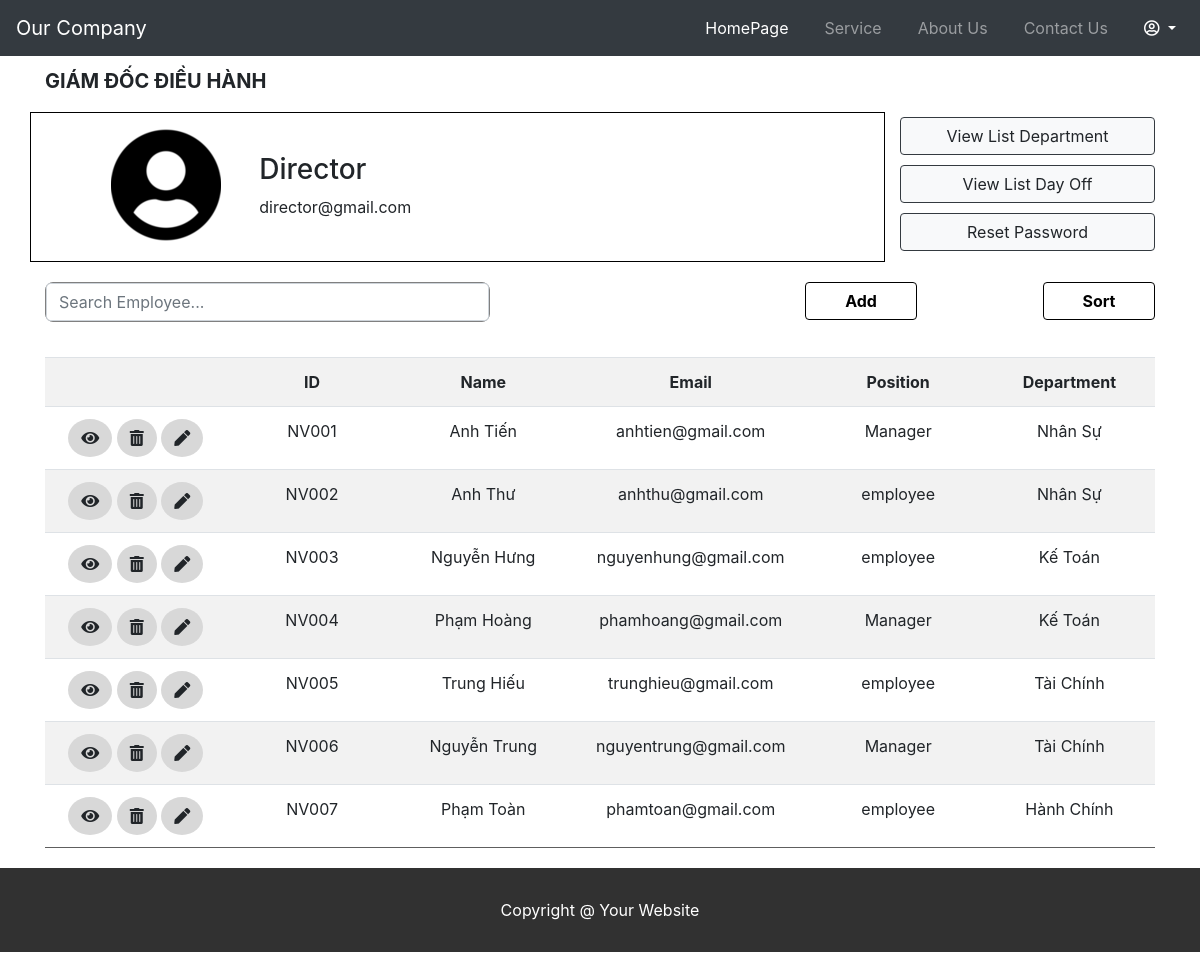
The app's page /giamdoc/giamdoc1.php (signed in), older data.
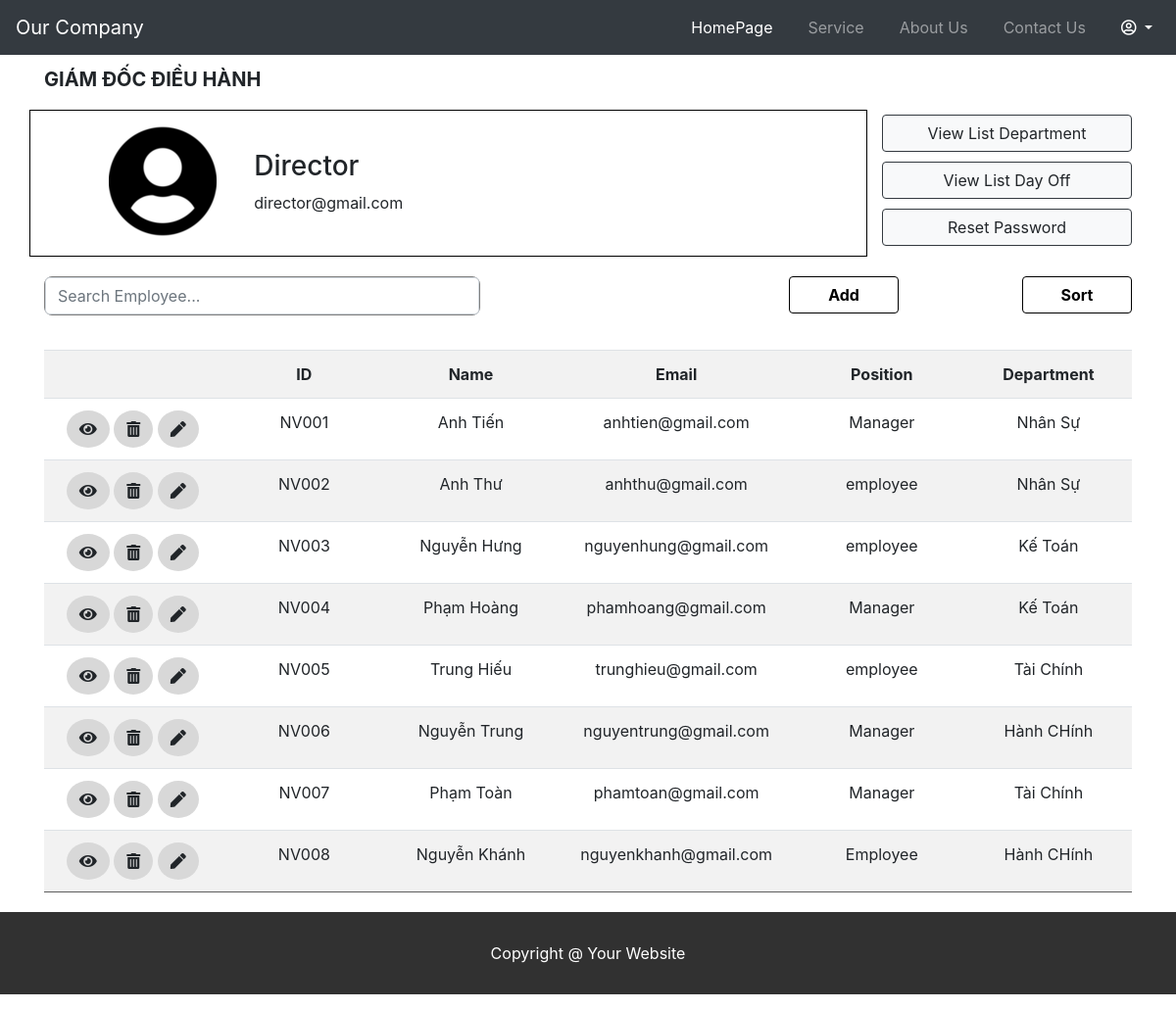
The same page, newer data.
### tables this page shows
CREATE TABLE `employee` (
  `idnv` varchar(50) NOT NULL,
  `name` varchar(255) NOT NULL,
  `username` varchar(255) DEFAULT NULL,
  `position` varchar(255) DEFAULT NULL,
  `department` varchar(255) DEFAULT NULL,
  `id_department` varchar(50) DEFAULT NULL,
  `email` varchar(255) DEFAULT NULL,
  `phone` varchar(255) DEFAULT NULL,
  `indentity` varchar(255) DEFAULT NULL,
  `gender` varchar(255) DEFAULT NULL,
  `image` varchar(255) DEFAULT NULL,
  `password` varchar(255) DEFAULT NULL,
  `role` varchar(50) DEFAULT NULL
);

### db.php (called while the page is built, shortened)
<?php
    function open_database() {
        $conn = new mysqli(HOST, USER, PASSWORD, DB);
        return $conn;
    }
	function get_employee(){
        $sql = "SELECT * FROM employee";
        $conn = open_database();
        $result = $conn->query($sql);
        $data = array();
        while (($row = $result->fetch_assoc())){
            $data[] = $row;
        }
        return array('code'=>0, 'data'=>$data);
    }
?>

### giamdoc/giamdoc1.php (the view, shortened to what the changed rows need)
<?php
	require_once('../db.php');
?>
<!DOCTYPE html>
<html lang="en">
<head>
	<link rel="stylesheet" href="https://maxcdn.bootstrapcdn.com/bootstrap/4.5.2/css/bootstrap.min.css">
	<link rel="stylesheet" href="https://cdnjs.cloudflare.com/ajax/libs/font-awesome/5.15.1/css/all.min.css" />
	<link rel="stylesheet" href="../style.css">
</head>
<?php
    $tentk = '';
?>
<body>
    <div class="container">
		<div style="overflow-x:auto;">
			<table cellpadding="10" cellspacing="10" border="0" style="border-collapse: collapse; margin: auto" class="table table-striped">
				<?php
					if(isset($_POST['search']))
					{
						$temp = $_POST['search'];
						$result = search_employee($temp);
					}
					else if(isset($_POST['asc']))
					{
						$result = sort_by_az_employee();
					}
					else if(isset($_POST['desc']))
					{
						$result = sort_by_za_employee();
					}
					else{
						$result = get_employee();
					}
					$data = $result['data'];
					foreach ($data as $item){
						$idnv = $item['idnv'];
						$name = $item['name'];
						$username = $item['username'];
						$position = $item['position'];
						$email =  $item['email'];
						$department = $item['department'];
						$id_department = $item['id_department'];
						$phone = $item['phone'];
						$indentity = $item['indentity'];
						$gender = $item['gender'];
				?>
						<tr class="item">
							<td>
								<a href="#" class="btn viewEmployee" style="border-radius: 70%; background-color: #D8D8D8" data-toggle="modal" data-target="#info-modal" data-id="<?=$idnv?>" data-name="<?=$name?>" data-tentk="<?=$username?>" data-position="<?=$position?>" data-department="<?=$department?>" data-iddepartment="<?=$id_department?>" data-email="<?=$email?>" data-phone="<?=$phone?>" data-indentity="<?=$indentity?>" data-gender="<?=$gender?>">
									<span><i class="fas fa-eye"></i></span>
								</a>
								<a href="#" class="btn deleteEmployee" style="border-radius: 70%; background-color: #D8D8D8" data-toggle="modal" data-target="#delete-modal" data-id="<?=$idnv?>" data-name="<?=$name?>" data-tentk="<?=$tentk?>" data-position="<?=$position?>" data-department="<?=$department?>">
									<span><i class="fas fa-trash-alt"></i></span>
								</a>
								<a href="#" class="btn editEmployee" style="border-radius: 70%; background-color: #D8D8D8" data-toggle="modal" data-target="#update-modal" data-id="<?=$idnv?>" data-name="<?=$name?>" data-tentk="<?=$username?>" data-position="<?=$position?>" data-department="<?=$department?>" data-iddepartment="<?=$id_department?>" data-email="<?=$email?>" data-phone="<?=$phone?>" data-indentity="<?=$indentity?>" data-gender="<?=$gender?>">
									<span><i class="fas fa-pen"></i></span>
								</a>
							</td>
							<td><?=$idnv?></td>
							<td><?=$name?></td>
							<td><?=$email?></td>
							<td><?=$position?></td>
							<td><?=$department?></td>
						</tr>
				<?php
					}
				?>
			</table>
		</div>
     </div>
</body>
</html>

Row changes from the older to the newer data that the page shows:
changed employee "NV006": department "Tài Chính" → "Hành CHính"
changed employee "NV007": position "employee" → "Manager"; department "Hành Chính" → "Tài Chính"
added employee: idnv "NV008", name "Nguyễn Khánh", email "nguyenkhanh@gmail.com", position "Employee", department "Hành CHính"
